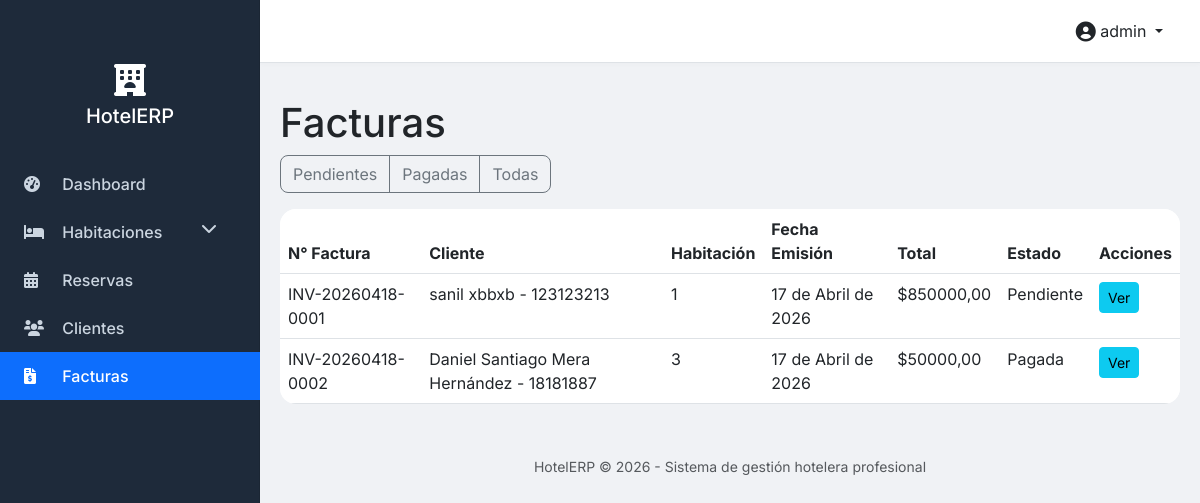
Page /invoices/ (signed in) on the committed database.
### hotel/models.py (models this page shows, shortened)
class Invoice(models.Model):
    STATUS_CHOICES = [
        ('pending', 'Pendiente'),
        ('paid', 'Pagada'),
    ]
    reservation = models.OneToOneField(Reservation, on_delete=models.CASCADE, related_name='invoice')
    invoice_number = models.CharField(max_length=20, unique=True, editable=False)
    issue_date = models.DateField(auto_now_add=True)
    total_amount = models.DecimalField(max_digits=10, decimal_places=2)
    status = models.CharField(max_length=10, choices=STATUS_CHOICES, default='pending')
    class Meta:
        verbose_name = "Factura"
        verbose_name_plural = "Facturas"

class Reservation(models.Model):
    STATUS_CHOICES = [
        ('confirmed', 'Confirmada'),
        ('checked_in', 'Hospedado'),
        ('checked_out', 'Finalizada'),
        ('cancelled', 'Cancelada'),
    ]
    customer = models.ForeignKey(Customer, on_delete=models.CASCADE, related_name='reservations')
    room = models.ForeignKey(Room, on_delete=models.CASCADE, related_name='reservations')
    check_in = models.DateField(verbose_name="Fecha de ingreso")
    check_out = models.DateField(verbose_name="Fecha de salida")
    total_price = models.DecimalField(max_digits=10, decimal_places=2, blank=True, null=True)
    status = models.CharField(max_length=20, choices=STATUS_CHOICES, default='confirmed')
    created_at = models.DateTimeField(auto_now_add=True)
    class Meta:
        verbose_name = "Reserva"
        verbose_name_plural = "Reservas"

class Customer(models.Model):
    first_name = models.CharField(max_length=100, verbose_name="Nombres")
    last_name = models.CharField(max_length=100, verbose_name="Apellidos")
    email = models.EmailField(blank=True)
    phone = models.CharField(max_length=20, verbose_name="Teléfono")
    document_id = models.CharField(max_length=20, unique=True, verbose_name="Documento de identidad")
    address = models.TextField(blank=True)
    def __str__(self):
        return f"{self.first_name} {self.last_name} - {self.document_id}"
    class Meta:
        verbose_name = "Cliente"
        verbose_name_plural = "Clientes"

class Room(models.Model):
    room_number = models.CharField(max_length=10, unique=True, verbose_name="Número de habitación")
    room_type = models.ForeignKey(RoomType, on_delete=models.CASCADE, related_name='rooms')
    is_available = models.BooleanField(default=True, verbose_name="¿Disponible?")
    class Meta:
        verbose_name = "Habitación"
        verbose_name_plural = "Habitaciones"

### hotel/views.py (the view)
# urls.py: path('invoices/', views.invoice_list, name='invoice_list'),
@login_required
def invoice_list(request):
    invoices = Invoice.objects.select_related('reservation__customer', 'reservation__room').all()
    status = request.GET.get('status')
    if status:
        invoices = invoices.filter(status=status)
    context = {'invoices': invoices}
    return render(request, 'hotel/invoice_list.html', context)

### hotel/templates/hotel/invoice_list.html
{% extends 'hotel/base.html' %}
{% block content %}
<h1>Facturas</h1>
<div class="mb-3">
    <div class="btn-group" role="group">
        <a href="?status=pending" class="btn btn-outline-secondary">Pendientes</a>
        <a href="?status=paid" class="btn btn-outline-secondary">Pagadas</a>
        <a href="{% url 'hotel:invoice_list' %}" class="btn btn-outline-secondary">Todas</a>
    </div>
</div>
<table class="table table-hover">
    <thead>
        <tr>
            <th>N° Factura</th>
            <th>Cliente</th>
            <th>Habitación</th>
            <th>Fecha Emisión</th>
            <th>Total</th>
            <th>Estado</th>
            <th>Acciones</th>
        </tr>
    </thead>
    <tbody>
        {% for invoice in invoices %}
        <tr>
            <td>{{ invoice.invoice_number }}</td>
            <td>{{ invoice.reservation.customer }}</td>
            <td>{{ invoice.reservation.room.room_number }}</td>
            <td>{{ invoice.issue_date }}</td>
            <td>${{ invoice.total_amount }}</td>
            <td>{{ invoice.get_status_display }}</td>
            <td>
                <a href="{% url 'hotel:invoice_detail' invoice.pk %}" class="btn btn-sm btn-info">Ver</a>
            </td>
        </tr>
        {% empty %}
        <tr><td colspan="7">No hay facturas registradas.</td></tr>
        {% endfor %}
    </tbody>
</table>
{% endblock %}

### hotel/templates/hotel/base.html (shortened to what this page needs)
<!DOCTYPE html>
<html lang="es">
<head>
    <link href="https://cdn.jsdelivr.net/npm/bootstrap@5.3.0-alpha1/dist/css/bootstrap.min.css" rel="stylesheet">
    <link rel="stylesheet" href="https://cdnjs.cloudflare.com/ajax/libs/font-awesome/6.0.0-beta3/css/all.min.css">
</head>
<body>
    <div class="sidebar">
        <div class="d-flex flex-column align-items-center mt-3 mb-4">
            <i class="fas fa-hotel fa-2x text-white"></i>
            <h5 class="text-white mt-2">HotelERP</h5>
        </div>
        <ul class="nav flex-column">
            <li class="nav-item">
                <a class="nav-link {% if request.resolver_match.url_name == 'index' %}active{% endif %}" href="{% url 'hotel:index' %}">
                    <i class="fas fa-tachometer-alt"></i> Dashboard
                </a>
            </li>
            <li class="nav-item">
                <a class="nav-link" href="#roomsSubmenu" data-bs-toggle="collapse" role="button" aria-expanded="false" aria-controls="roomsSubmenu">
                    <i class="fas fa-bed"></i> Habitaciones
                    <i class="fas fa-chevron-down float-end" style="transition: transform 0.2s;"></i>
                </a>
            </li>
            <li class="nav-item">
                <a class="nav-link {% if 'reservation' in request.path %}active{% endif %}" href="{% url 'hotel:reservation_list' %}">
                    <i class="fas fa-calendar-alt"></i> Reservas
                </a>
            </li>
            <li class="nav-item">
                <a class="nav-link {% if 'customer' in request.path %}active{% endif %}" href="{% url 'hotel:customer_list' %}">
                    <i class="fas fa-users"></i> Clientes
                </a>
            </li>
            <li class="nav-item">
                <a class="nav-link {% if 'invoice' in request.path %}active{% endif %}" href="{% url 'hotel:invoice_list' %}">
                    <i class="fas fa-file-invoice-dollar"></i> Facturas
                </a>
            </li>
        </ul>
    </div>
    <nav class="navbar-top d-flex justify-content-between align-items-center">
        <div class="dropdown">
            <button class="btn btn-link text-dark text-decoration-none dropdown-toggle" type="button" id="userDropdown" data-bs-toggle="dropdown" aria-expanded="false">
                <i class="fas fa-user-circle fa-lg"></i> {{ user.username }}
            </button>
        </div>
    </nav>
    <main class="mt-3">
        {% block content %}
        {% endblock %}
    </main>
    <footer>
        <p class="text-muted small">HotelERP © {% now "Y" %} - Sistema de gestión hotelera profesional</p>
    </footer>
</body>
</html>

### hotel/templates/hotel/base.html (style rules this page uses)
* { font-family: 'Inter', sans-serif; }
body { background-color: #f0f2f5; margin: 0; padding: 0; }
.sidebar { position: fixed; top: 0; bottom: 0; left: 0; z-index: 100; padding: 48px 0 0; box-shadow: inset -1px 0 0 rgba(0, 0, 0, .1); background-color: #1e2a3a; width: 260px; }
.sidebar .nav-link { font-weight: 500; color: #cbd5e0; padding: 0.75rem 1.5rem; transition: all 0.2s; }
.sidebar .nav-link.active { color: #fff; background-color: #0d6efd; }
.sidebar .nav-link i { margin-right: 10px; width: 24px; }
main { margin-left: 260px; padding: 20px; }
.navbar-top { background-color: #fff; border-bottom: 1px solid #dee2e6; padding: 0.75rem 1.5rem; margin-left: 260px; position: sticky; top: 0; z-index: 99; box-shadow: 0 2px 4px rgba(0,0,0,0.02); }
.table { background-color: #fff; border-radius: 1rem; overflow: hidden; }
.btn-outline-secondary { border-radius: 0.5rem; }
footer { margin-left: 260px; background: transparent; text-align: center; padding: 1rem; color: #6c757d; }

### rows in the picture
Invoice: invoice_number "INV-20260418-0001", reservation.customer "sanil xbbxb - 123123213", reservation.room.room_number "1", issue_date "17 de Abril de 2026", total_amount "850000,00", status "Pendiente"
Invoice: invoice_number "INV-20260418-0002", reservation.customer "Daniel Santiago Mera Hernández - 18181887", reservation.room.room_number "3", issue_date "17 de Abril de 2026", total_amount "50000,00", status "Pagada"

### other values in the picture
{{ user.username }} "admin"
